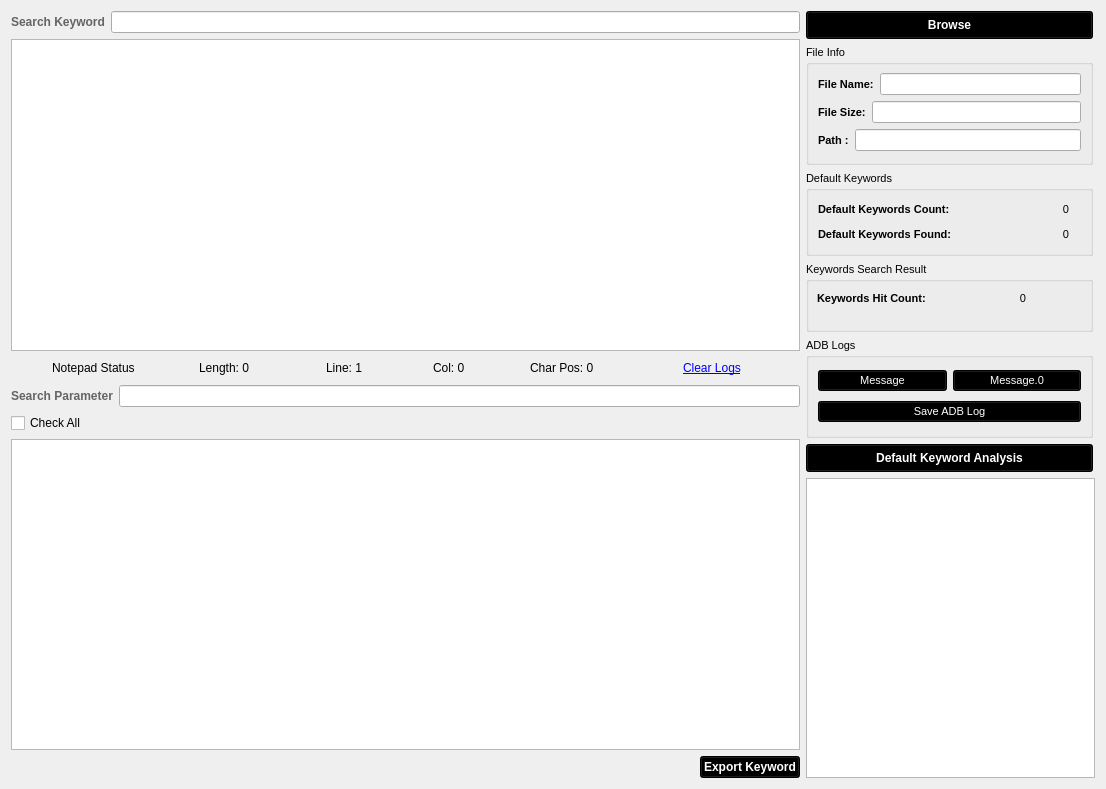
      <widget class="QWidget" name="LogKeywordAnalysis">
       <attribute name="title">
        <string>Log Keyword Analysis</string>
       </attribute>
       <layout class="QGridLayout" name="gridLayout_3">
        <item row="0" column="0">
         <layout class="QVBoxLayout" name="verticalLayout_14">
          <item>
           <layout class="QHBoxLayout" name="horizontalLayout_12">
            <item>
             <widget class="QLabel" name="SearchKeyword">
              <property name="font">
               <font>
                <pointsize>9</pointsize>
                <weight>75</weight>
                <bold>true</bold>
               </font>
              </property>
              <property name="styleSheet">
               <string notr="true">QLabel{

color:rgb(100,100,100);

}</string>
              </property>
              <property name="text">
               <string>Search Keyword</string>
              </property>
             </widget>
            </item>
            <item>
             <widget class="QLineEdit" name="SearchKeywordlineEdit"/>
            </item>
           </layout>
          </item>
          <item>
           <widget class="QTextEdit" name="textEdit">
            <property name="minimumSize">
             <size>
              <width>789</width>
              <height>301</height>
             </size>
            </property>
           </widget>
          </item>
          <item>
           <layout class="QHBoxLayout" name="horizontalLayout_21">
            <item>
             <widget class="QLabel" name="label_16">
              <property name="maximumSize">
               <size>
                <width>100</width>
                <height>16777215</height>
               </size>
              </property>
              <property name="font">
               <font>
                <weight>50</weight>
                <bold>false</bold>
               </font>
              </property>
              <property name="text">
               <string>Notepad Status</string>
              </property>
             </widget>
            </item>
            <item>
             <widget class="QLabel" name="label_17">
              <property name="maximumSize">
               <size>
                <width>80</width>
                <height>16777215</height>
               </size>
              </property>
              <property name="font">
               <font>
                <weight>50</weight>
                <bold>false</bold>
               </font>
              </property>
              <property name="text">
               <string>Length: 0</string>
              </property>
             </widget>
            </item>
            <item>
             <widget class="QLabel" name="label_18">
              <property name="maximumSize">
               <size>
                <width>60</width>
                <height>16777215</height>
               </size>
              </property>
              <property name="font">
               <font>
                <weight>50</weight>
                <bold>false</bold>
               </font>
              </property>
              <property name="text">
               <string>Line: 1</string>
              </property>
             </widget>
            </item>
            <item>
             <widget class="QLabel" name="label_19">
              <property name="maximumSize">
               <size>
                <width>50</width>
                <height>16777215</height>
               </size>
              </property>
              <property name="font">
               <font>
                <weight>50</weight>
                <bold>false</bold>
               </font>
              </property>
              <property name="text">
               <string>Col: 0</string>
              </property>
             </widget>
            </item>
            <item>
             <widget class="QLabel" name="label_20">
              <property name="maximumSize">
               <size>
                <width>90</width>
                <height>16777215</height>
               </size>
              </property>
              <property name="font">
               <font>
                <weight>50</weight>
                <bold>false</bold>
               </font>
              </property>
              <property name="text">
               <string>Char Pos: 0</string>
              </property>
             </widget>
            </item>
            <item>
             <widget class="QPushButton" name="pushButton_3">
              <property name="maximumSize">
               <size>
                <width>90</width>
                <height>16777215</height>
               </size>
              </property>
              <property name="font">
               <font>
                <underline>true</underline>
               </font>
              </property>
              <property name="autoFillBackground">
               <bool>false</bool>
              </property>
              <property name="styleSheet">
               <string notr="true">QPushButton{

color:blue;

}</string>
              </property>
              <property name="text">
               <string>Clear Logs</string>
              </property>
              <property name="flat">
               <bool>true</bool>
              </property>
             </widget>
            </item>
           </layout>
          </item>
          <item>
           <layout class="QHBoxLayout" name="horizontalLayout_19">
            <item>
             <widget class="QLabel" name="SearchParameter">
              <property name="font">
               <font>
                <pointsize>9</pointsize>
                <weight>75</weight>
                <bold>true</bold>
               </font>
              </property>
              <property name="styleSheet">
               <string notr="true">QLabel{

color:rgb(100,100,100);

}</string>
              </property>
              <property name="text">
               <string>Search Parameter</string>
              </property>
             </widget>
            </item>
            <item>
             <widget class="QLineEdit" name="SearchParameterlineEdit"/>
            </item>
           </layout>
          </item>
          <item>
           <widget class="QCheckBox" name="checkBox">
            <property name="text">
             <string>Check All</string>
            </property>
           </widget>
          </item>
          <item>
           <widget class="QTableWidget" name="tableWidget"/>
          </item>
          <item alignment="Qt::AlignRight">
           <widget class="QPushButton" name="DefaultKeywordAnalysis_2">
            <property name="maximumSize">
             <size>
              <width>180</width>
              <height>16777215</height>
             </size>
            </property>
            <property name="font">
             <font>
              <pointsize>9</pointsize>
              <weight>75</weight>
              <bold>true</bold>
             </font>
            </property>
            <property name="styleSheet">
             <string notr="true">QPushButton{

background-color:black;
color:white;

}</string>
            </property>
            <property name="text">
             <string>Export Keyword</string>
            </property>
           </widget>
          </item>
         </layout>
        </item>
        <item row="0" column="1">
         <layout class="QVBoxLayout" name="verticalLayout_17">
          <item>
           <layout class="QVBoxLayout" name="verticalLayout_16">
            <item>
             <widget class="QPushButton" name="KeywordBrowse">
              <property name="minimumSize">
               <size>
                <width>287</width>
                <height>28</height>
               </size>
              </property>
              <property name="maximumSize">
               <size>
                <width>287</width>
                <height>16777215</height>
               </size>
              </property>
              <property name="font">
               <font>
                <pointsize>9</pointsize>
                <weight>75</weight>
                <bold>true</bold>
               </font>
              </property>
              <property name="styleSheet">
               <string notr="true">QPushButton{

background-color:black;
color:white;

}</string>
              </property>
              <property name="text">
               <string>Browse</string>
              </property>
             </widget>
            </item>
            <item>
             <widget class="QGroupBox" name="groupBox">
              <property name="minimumSize">
               <size>
                <width>287</width>
                <height>120</height>
               </size>
              </property>
              <property name="maximumSize">
               <size>
                <width>287</width>
                <height>16777215</height>
               </size>
              </property>
              <property name="font">
               <font>
                <pointsize>8</pointsize>
               </font>
              </property>
              <property name="title">
               <string>File Info</string>
              </property>
              <layout class="QVBoxLayout" name="verticalLayout_12">
               <item>
                <layout class="QHBoxLayout" name="horizontalLayout_13">
                 <item>
                  <widget class="QLabel" name="FileName">
                   <property name="font">
                    <font>
                     <weight>75</weight>
                     <bold>true</bold>
                    </font>
                   </property>
                   <property name="text">
                    <string>File Name:</string>
                   </property>
                  </widget>
                 </item>
                 <item>
                  <widget class="QLineEdit" name="FileNamelineEdit"/>
                 </item>
                </layout>
               </item>
               <item>
                <layout class="QHBoxLayout" name="horizontalLayout_14">
                 <item>
                  <widget class="QLabel" name="FileSize">
                   <property name="font">
                    <font>
                     <weight>75</weight>
                     <bold>true</bold>
                    </font>
                   </property>
                   <property name="text">
                    <string>File Size:</string>
                   </property>
                  </widget>
                 </item>
                 <item>
                  <widget class="QLineEdit" name="FileSizelineEdit"/>
                 </item>
                </layout>
               </item>
               <item>
                <layout class="QHBoxLayout" name="horizontalLayout_15">
                 <item>
                  <widget class="QLabel" name="Path">
                   <property name="font">
                    <font>
                     <weight>75</weight>
                     <bold>true</bold>
                    </font>
                   </property>
                   <property name="text">
                    <string>Path :</string>
                   </property>
                  </widget>
                 </item>
                 <item>
                  <widget class="QLineEdit" name="PathlineEdit"/>
                 </item>
                </layout>
               </item>
              </layout>
             </widget>
            </item>
            <item>
             <widget class="QGroupBox" name="groupBox_2">
              <property name="minimumSize">
               <size>
                <width>287</width>
                <height>85</height>
               </size>
              </property>
              <property name="maximumSize">
               <size>
                <width>287</width>
                <height>16777215</height>
               </size>
              </property>
              <property name="font">
               <font>
                <pointsize>8</pointsize>
               </font>
              </property>
              <property name="title">
               <string>Default Keywords</string>
              </property>
              <layout class="QVBoxLayout" name="verticalLayout_13">
               <item>
                <layout class="QHBoxLayout" name="horizontalLayout_16">
                 <item>
                  <widget class="QLabel" name="DK">
                   <property name="font">
                    <font>
                     <weight>75</weight>
                     <bold>true</bold>
                    </font>
                   </property>
                   <property name="text">
                    <string>Default Keywords Count:</string>
                   </property>
                  </widget>
                 </item>
                 <item>
                  <widget class="QLabel" name="DKC">
                   <property name="maximumSize">
                    <size>
                     <width>30</width>
                     <height>16777215</height>
                    </size>
                   </property>
                   <property name="toolTip">
                    <string notr="true"/>
                   </property>
                   <property name="text">
                    <string>0</string>
                   </property>
                   <property name="alignment">
                    <set>Qt::AlignCenter</set>
                   </property>
                  </widget>
                 </item>
                </layout>
               </item>
               <item>
                <layout class="QHBoxLayout" name="horizontalLayout_17">
                 <item>
                  <widget class="QLabel" name="DKf">
                   <property name="font">
                    <font>
                     <weight>75</weight>
                     <bold>true</bold>
                    </font>
                   </property>
                   <property name="text">
                    <string>Default Keywords Found:</string>
                   </property>
                  </widget>
                 </item>
                 <item>
                  <widget class="QLabel" name="DKF">
                   <property name="maximumSize">
                    <size>
                     <width>30</width>
                     <height>16777215</height>
                    </size>
                   </property>
                   <property name="toolTip">
                    <string notr="true"/>
                   </property>
                   <property name="text">
                    <string>0</string>
                   </property>
                   <property name="alignment">
                    <set>Qt::AlignCenter</set>
                   </property>
                  </widget>
                 </item>
                </layout>
               </item>
              </layout>
             </widget>
            </item>
            <item>
             <widget class="QGroupBox" name="groupBox_3">
              <property name="minimumSize">
               <size>
                <width>287</width>
                <height>70</height>
               </size>
              </property>
              <property name="maximumSize">
               <size>
                <width>287</width>
                <height>70</height>
               </size>
              </property>
              <property name="font">
               <font>
                <pointsize>8</pointsize>
               </font>
              </property>
              <property name="title">
               <string>Keywords Search Result</string>
              </property>
              <widget class="QWidget" name="">
               <property name="geometry">
                <rect>
                 <x>11</x>
                 <y>27</y>
                 <width>221</width>
                 <height>18</height>
                </rect>
               </property>
               <layout class="QHBoxLayout" name="horizontalLayout_18">
                <item>
                 <widget class="QLabel" name="KH">
                  <property name="font">
                   <font>
                    <weight>75</weight>
                    <bold>true</bold>
                   </font>
                  </property>
                  <property name="text">
                   <string>Keywords Hit Count:</string>
                  </property>
                 </widget>
                </item>
                <item>
                 <widget class="QLabel" name="KHC">
                  <property name="maximumSize">
                   <size>
                    <width>30</width>
                    <height>16777215</height>
                   </size>
                  </property>
                  <property name="toolTip">
                   <string notr="true"/>
                  </property>
                  <property name="text">
                   <string>0</string>
                  </property>
                  <property name="alignment">
                   <set>Qt::AlignCenter</set>
                  </property>
                 </widget>
                </item>
               </layout>
              </widget>
             </widget>
            </item>
            <item>
             <widget class="QGroupBox" name="groupBox_5">
              <property name="minimumSize">
               <size>
                <width>287</width>
                <height>100</height>
               </size>
              </property>
              <property name="maximumSize">
               <size>
                <width>287</width>
                <height>16777215</height>
               </size>
              </property>
              <property name="font">
               <font>
                <pointsize>8</pointsize>
               </font>
              </property>
              <property name="title">
               <string>ADB Logs</string>
              </property>
              <layout class="QVBoxLayout" name="verticalLayout_15">
               <item>
                <layout class="QHBoxLayout" name="horizontalLayout_20">
                 <item>
                  <widget class="QPushButton" name="Message">
                   <property name="styleSheet">
                    <string notr="true">QPushButton{

background-color:black;
color:white;

}</string>
                   </property>
                   <property name="text">
                    <string>Message</string>
                   </property>
                  </widget>
                 </item>
                 <item>
                  <widget class="QPushButton" name="Message0">
                   <property name="styleSheet">
                    <string notr="true">QPushButton{

background-color:black;
color:white;

}</string>
                   </property>
                   <property name="text">
                    <string>Message.0</string>
                   </property>
                  </widget>
                 </item>
                </layout>
               </item>
               <item>
                <widget class="QPushButton" name="SaveADBLog">
                 <property name="styleSheet">
                  <string notr="true">QPushButton{

background-color:black;
color:white;

}</string>
                 </property>
                 <property name="text">
                  <string>Save ADB Log</string>
                 </property>
                </widget>
               </item>
              </layout>
             </widget>
            </item>
            <item>
             <widget class="QPushButton" name="DefaultKeywordAnalysis">
              <property name="minimumSize">
               <size>
                <width>287</width>
                <height>28</height>
               </size>
              </property>
              <property name="maximumSize">
               <size>
                <width>287</width>
                <height>16777215</height>
               </size>
              </property>
              <property name="font">
               <font>
                <pointsize>9</pointsize>
                <weight>75</weight>
                <bold>true</bold>
               </font>
              </property>
              <property name="styleSheet">
               <string notr="true">QPushButton{

background-color:black;
color:white;

}</string>
              </property>
              <property name="text">
               <string>Default Keyword Analysis</string>
              </property>
             </widget>
            </item>
           </layout>
          </item>
          <item>
           <widget class="QTextEdit" name="textEdit_2">
            <property name="minimumSize">
             <size>
              <width>289</width>
              <height>300</height>
             </size>
            </property>
            <property name="maximumSize">
             <size>
              <width>289</width>
              <height>300</height>
             </size>
            </property>
           </widget>
          </item>
         </layout>
        </item>
       </layout>
      </widget>
